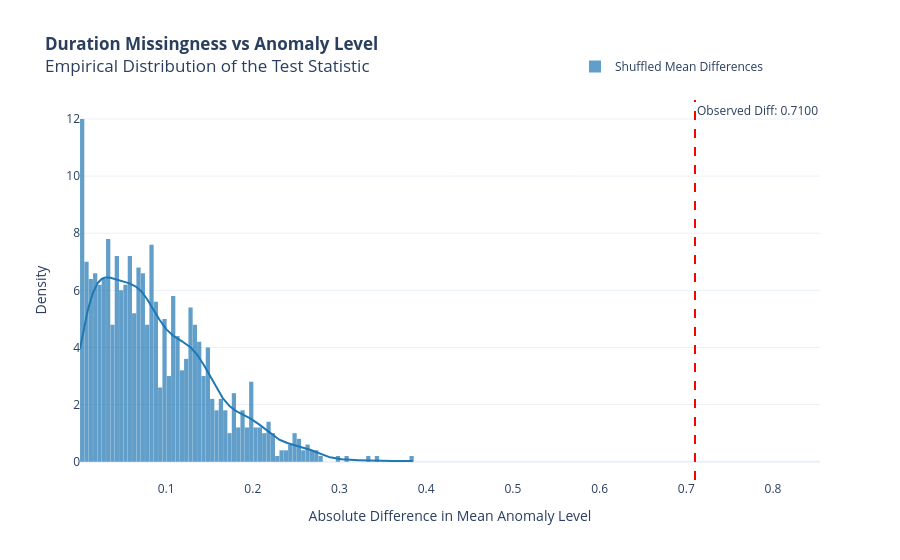

Source (notebook cell):
### Code cell
clean_df = df_cleaned.dropna(subset=['ANOMALY.LEVEL']).copy()
m_obs = clean_df.loc[clean_df['duration_missing'] == True, 'ANOMALY.LEVEL'].mean()
nm_obs = clean_df.loc[clean_df['duration_missing'] == False, 'ANOMALY.LEVEL'].mean()
observed_diff = abs(m_obs - nm_obs)

diffs = []
for _ in range(1000):
    shuffled_labels = clean_df['duration_missing'].sample(frac=1, replace=False).values
    m = clean_df.loc[shuffled_labels, 'ANOMALY.LEVEL'].mean()
    nm = clean_df.loc[~shuffled_labels, 'ANOMALY.LEVEL'].mean()
    diffs.append(abs(m - nm))

fig_dist = ff.create_distplot(
    [diffs], 
    ['Shuffled Mean Differences'], 
    show_hist=True, 
    show_rug=False,
    bin_size=0.005
)

fig_dist.add_vline(
    x=observed_diff, 
    line_dash="dash", 
    line_color="red", 
    annotation_text=f"Observed Diff: {observed_diff:.4f}",
    annotation_position="top right"
)

fig_dist.update_layout(
    title="<b>Duration Missingness vs Anomaly Level</b><br>Empirical Distribution of the Test Statistic",
    xaxis_title="Absolute Difference in Mean Anomaly Level",
    yaxis_title="Density",
    template="plotly_white",
    bargap=0.02,
    legend=dict(
        orientation='h',      
        x=0.8,
        xanchor='center',
        y=1.05,            
        yanchor='bottom',
    ),
)

fig_dist.show()

# Export plot for website
fig_dist.write_html('docs/assets/plots/duration_missingness_vs_anomaly_level.html', include_plotlyjs='cdn')

### Figure 1 — Plotly figure (JSON) as saved in the notebook; plotly's stock layout.template omitted (floating-point values rounded to 4 significant figures; data arrays with more than 128 entries replaced by an {"elided": "..."} marker saying what was removed)
{"data": [{"autobinx": false, "histnorm": "probability density", "legendgroup": "Shuffled Mean Differences", "marker": {"color": "rgb(31, 119, 180)"}, "name": "Shuffled Mean Differences", "opacity": 0.7, "type": "histogram", "x": {"elided": "1000 float values"}, "xaxis": "x", "xbins": {"end": 0.3852, "size": 0.005, "start": 0.0006868}, "yaxis": "y"}, {"legendgroup": "Shuffled Mean Differences", "marker": {"color": "rgb(31, 119, 180)"}, "mode": "lines", "name": "Shuffled Mean Differences", "showlegend": false, "type": "scatter", "x": {"elided": "500 float values"}, "xaxis": "x", "y": {"elided": "500 float values"}, "yaxis": "y"}], "layout": {"annotations": [{"showarrow": false, "text": "Observed Diff: 0.7100", "x": 0.71, "xanchor": "left", "xref": "x", "y": 1, "yanchor": "top", "yref": "y domain"}], "bargap": 0.02, "barmode": "overlay", "hovermode": "closest", "legend": {"orientation": "h", "traceorder": "reversed", "x": 0.8, "xanchor": "center", "y": 1.05, "yanchor": "bottom"}, "shapes": [{"line": {"color": "red", "dash": "dash"}, "type": "line", "x0": 0.71, "x1": 0.71, "xref": "x", "y0": 0, "y1": 1, "yref": "y domain"}], "title": {"text": "<b>Duration Missingness vs Anomaly Level</b><br>Empirical Distribution of the Test Statistic"}, "xaxis": {"anchor": "y2", "domain": [0, 1], "title": {"text": "Absolute Difference in Mean Anomaly Level"}, "zeroline": false}, "yaxis": {"anchor": "free", "domain": [0, 1], "position": 0, "title": {"text": "Density"}}}}
